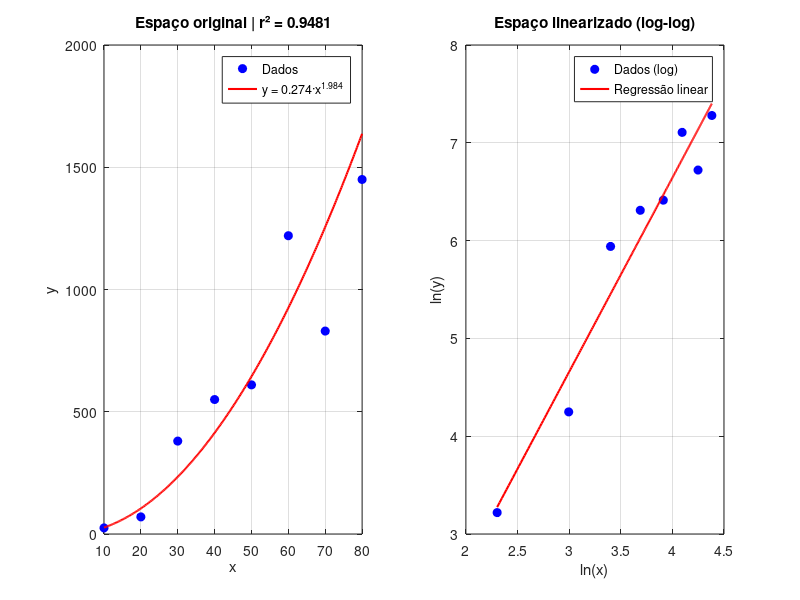

Reproduce this figure in MATLAB.
x = [10 20 30 40 50 60 70 80]';
y = [25 70 380 550 610 1220 830 1450]';

n = length(x);
if length(y) != n
  error("x e y devem ter o mesmo tamanho");
end

X = log(x);
Y = log(y);

sum_X  = sum(X);
sum_Y  = sum(Y);
sum_XY = sum(X .* Y);
sum_X2 = sum(X .^ 2);

m  = (n*sum_XY - sum_X*sum_Y) / (n*sum_X2 - sum_X^2);
lb = (sum_Y - m*sum_X) / n;
b  = exp(lb);

Y_med = mean(Y);
St = sum((Y - Y_med).^2);
Sr = sum((Y - lb - m.*X).^2);

Sy   = sqrt(St / (n-1));
Sy_x = sqrt(Sr / (n-2));
r2   = (St - Sr) / St;

printf("m  (expoente)    = %.4f\n", m);
printf("b  (coeficiente) = %.4f\n", b);
printf("Modelo: y = %.4f * x^%.4f\n", b, m);
printf("Sy   = %.4f\n", Sy);
printf("Sy/x = %.4f\n", Sy_x);
printf("r²   = %.4f\n", r2);

x_plot = linspace(min(x), max(x), 300);
y_plot = b .* x_plot .^ m;

figure;

subplot(1, 2, 1);
plot(x, y, 'bo', 'MarkerFaceColor', 'b');
hold on;
plot(x_plot, y_plot, 'r-', 'LineWidth', 1.5);
xlabel('x'); ylabel('y');
title(sprintf('Espaço original | r² = %.4f', r2));
legend('Dados', sprintf('y = %.3f·x^{%.3f}', b, m));
grid on;

subplot(1, 2, 2);
plot(X, Y, 'bo', 'MarkerFaceColor', 'b');
hold on;
plot(log(x_plot), lb + m.*log(x_plot), 'r-', 'LineWidth', 1.5);
xlabel('ln(x)'); ylabel('ln(y)');
title('Espaço linearizado (log-log)');
legend('Dados (log)', 'Regressão linear');
grid on;
